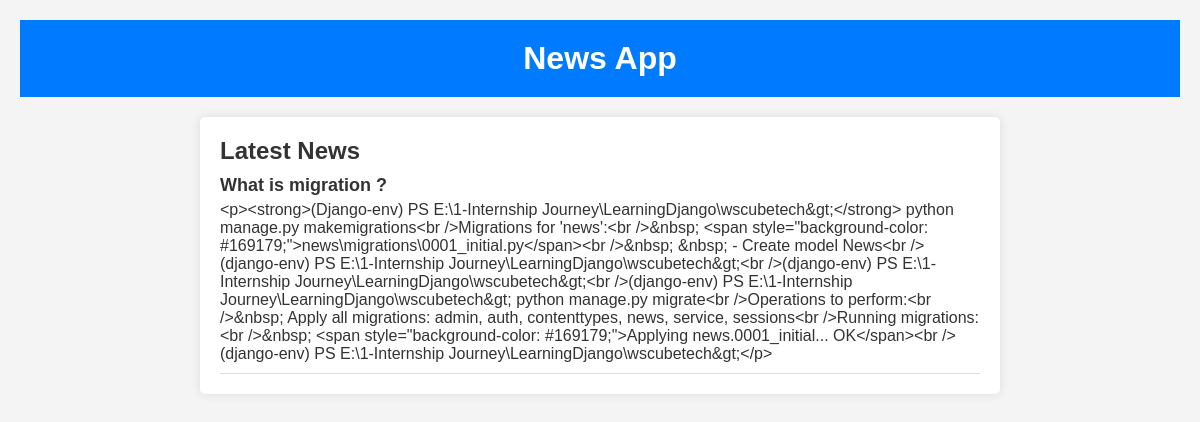
The app's page /newsdetails/what-is-migration/ with its own data.
### news/models.py (models this page shows)
class News(models.Model):
    news_title = models.CharField(max_length=500)
    news_description = HTMLField()
    news_image = models.FileField(upload_to="news/", max_length=250, null=True, default=None)
    slug = AutoSlugField(populate_from='news_title', unique=True, null=True)

### wscubetech/views.py (the view)
# urls.py: path("newsdetails/<slug>/", views.NewsDetailsPage, name="newsDetails"),
def NewsDetailsPage(request, slug):
    news_details_data = News.objects.get(slug=slug)
    data = {
        'selected_news': news_details_data,
    }
    return render(request, 'newsdetails.html', data)

### templates/newsdetails.html (shortened to what this page needs)
<!DOCTYPE html>
<html lang="en">
<head>
    <link rel="stylesheet" href="/static/css/news_details_style.css">
</head>
<body>
    <header>
        <h1>News App</h1>
    </header>
    <div class="news-container">
        <h2>Latest News</h2>
        <ul class="news-list">
            <li class="news-item">
                <h3 class="news-title">{{selected_news.news_title}}</h3>
                <p class="news-details">{{selected_news.news_description}}</p>
            </li>
        </ul>
    </div>
</body>
</html>

### static/css/news_details_style.css (style rules this page uses)
* { margin: 0; padding: 0; box-sizing: border-box; }
body { font-family: Arial, sans-serif; background-color: #f4f4f4; color: #333; padding: 20px; }
header { background-color: #007BFF; text-align: center; padding: 20px; color: white; }
.news-container { background-color: #fff; border-radius: 5px; padding: 20px; margin: 20px auto; max-width: 800px; box-shadow: 0 0 10px rgba(0, 0, 0, 0.1); }
.news-list { list-style: none; padding: 0; }
.news-item { border-bottom: 1px solid #ddd; padding: 10px 0; }
.news-title { font-size: 18px; font-weight: bold; margin-bottom: 5px; }
.news-details { font-size: 16px; }

### records on screen
News: news_title "What is migration ?", news_description "<p><strong>(Django-env) PS E:\\1-Internship Journey\\LearningDjango\\wscubetech&gt;</strong> python manage.py makemigrations<br />Migrations for 'news':<br />&nbsp; <span style=\"background-color: #169179;\">news\\migrations\\0001_initial.py</span><br />&nbsp; &nbsp; - Create model News<br />(django-env) PS E:\\1-Internship Journey\\LearningDjango\\wscubetech&gt;<br />(django-env) PS E:\\1-Internship Journey\\LearningDjango\\wscubetech&gt;<br />(django-env) PS E:\\1-Internship Journey\\LearningDjango\\wscubetech&gt; python manage.py migrate<br />Operations to perform:<br />&nbsp; Apply all migrations: admin, auth, contenttypes, news, service, sessions<br />Running migrations:<br />&nbsp; <span…"
